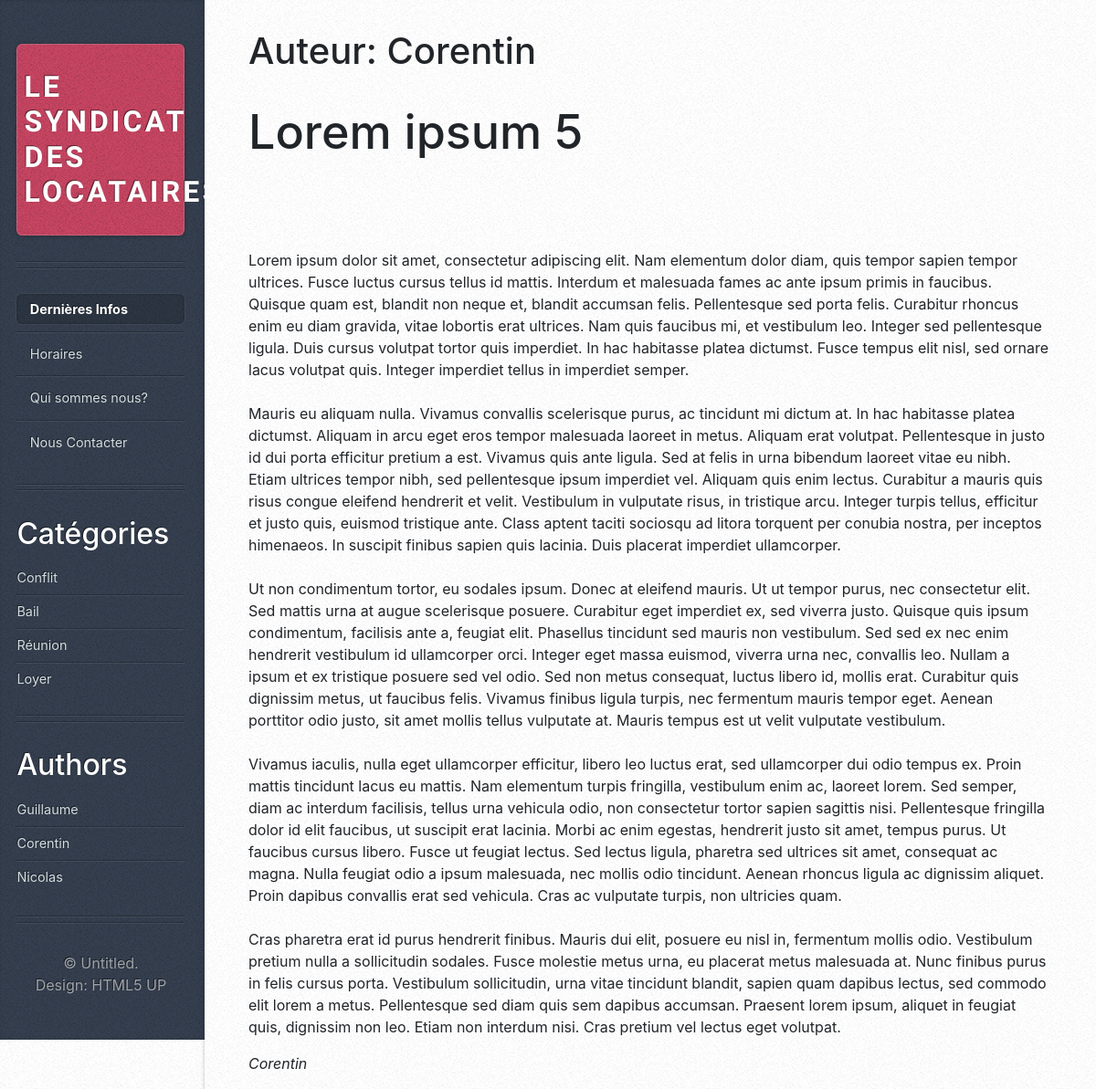
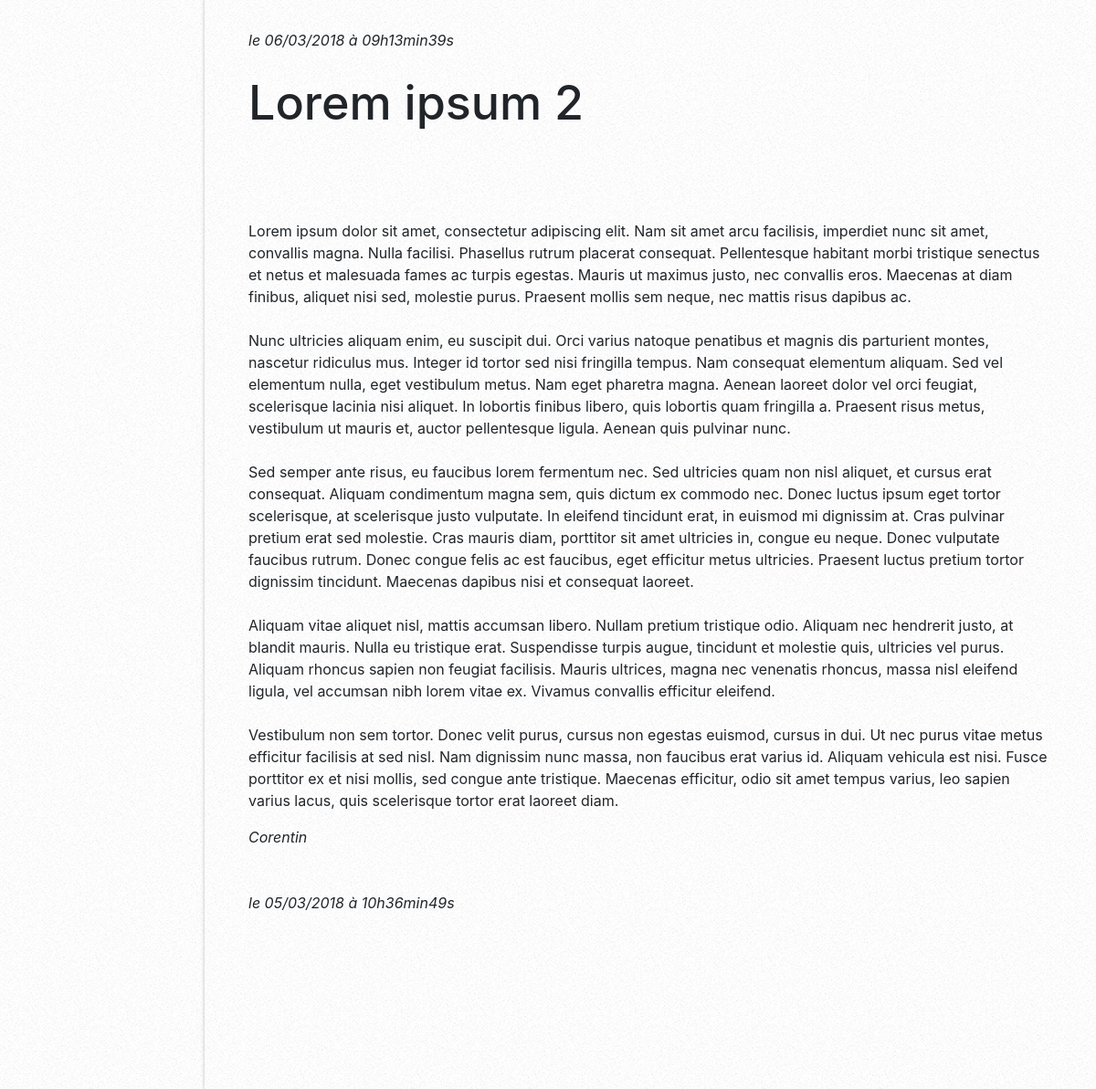
The page /index.php?action=filter&author=Corentin on the database its author committed (2 pictures, top to bottom).
### tables this page shows
CREATE TABLE `blog` (
  `id_article` int(11) NOT NULL,
  `title` varchar(256) NOT NULL,
  `content` longtext NOT NULL,
  `date_published` timestamp NOT NULL DEFAULT CURRENT_TIMESTAMP ON UPDATE CURRENT_TIMESTAMP,
  `author` varchar(50) NOT NULL
);

CREATE TABLE `categories` (
  `id_category` int(11) NOT NULL,
  `name_category` varchar(50) NOT NULL
);

### controller/frontend.php (called while the page is built, shortened)
<?php
require_once('model/ArticleManager.php');
require_once('model/ArticleFilterManager.php');
function filterByAuthor($authorName){
    $articleManager = new \Becode\Blog\Model\ArticleManager();
    $articles = $articleManager->getArticlesByAuthor($authorName);
    $articleFilterManager = new \Becode\Blog\Model\ArticleFilterManager();
    $categories = $articleFilterManager->getCategories();
    $articleFilterManager = new \Becode\Blog\Model\ArticleFilterManager();
    $authors = $articleFilterManager->getAuthors();
    $articleFilterManager = new \Becode\Blog\Model\ArticleFilterManager();
    $author = $articleFilterManager->getAuthor($authorName);
    require('view/frontend/filteredByAuthArticlesView.php');
}

### model/ArticleFilterManager.php (called while the page is built, shortened)
<?php
class ArticleFilterManager extends Manager{
    public function getCategories(){
        $db = $this->dbConnect();
        $req = $db->query('SELECT id_category, name_category FROM categories');
        return $req;
    }
    public function getAuthors(){
        $db = $this->dbConnect();
        $authors = $db->query('SELECT DISTINCT author FROM blog');
        return $authors;
    }
    public function getAuthor($authorName){
        $db = $this->dbConnect();
        $req = $db->prepare('SELECT author FROM blog WHERE author = ?');
        $req->execute(array($authorName));
        $author = $req->fetch();
        return $author;
    }
}

### model/ArticleManager.php (called while the page is built, shortened)
<?php
class ArticleManager extends Manager{
    public function getArticlesByAuthor($author){
        $db = $this->dbConnect();
        $filteredArticles = $db->prepare('SELECT title, content, author, DATE_FORMAT(date_published, \'%d/%m/%Y à %Hh%imin%ss\') AS date_published FROM blog WHERE author = ? ORDER BY date_published DESC LIMIT 0, 5');
        $filteredArticles->execute(array($author));
        return $filteredArticles;
    }
}

### view/frontend/filteredByAuthArticlesView.php (the view, shortened to what this page needs)
<div id="content">
    <div class="inner">
        <h1>Auteur: <?= ucfirst($author['author']) ?></h1>
<?php
while ($data = $articles->fetch()){
    ?>
    <article class="box post post-excerpt">
        <header>
            <h2><?= htmlspecialchars($data['title']) ?></h2>
        </header>
        <p>
            <?= nl2br(htmlspecialchars($data['content'])) ?><br />
        </p>
        <p><em><?= htmlspecialchars($data['author']) ?></em></p>
    </article>
    <em>le <?= $data['date_published'] ?></em>
    <?php
}
?>
    </div>
</div>
<?php require('template.php'); ?>

### view/frontend/sidebar.php (shortened to what this page needs)
<div id="sidebar">
    <h1 id="logo"><a href="#">LE SYNDICAT DES LOCATAIRES</a></h1>
    <nav id="nav">
        <ul>
            <li class="current"><a href="#">Dernières Infos</a></li>
            <li><a id="horaire">Horaires</a></li>
            <li><a id="quiSommesNous">Qui sommes nous?</a></li>
            <li><a id="nousContacter">Nous Contacter</a></li>
        </ul>
    </nav>
    <section class="box recent-comments">
        <header>
            <h2>Catégories</h2>
        </header>
        <ul>
        <?php
            while ($data = $categories->fetch()){
                ?>
                    <li><a href="index.php?action=filter&category=<?= $data['id_category'] ?>"><?= ucfirst(htmlspecialchars($data['name_category'])) ?></a></li>
                <?php
            }
        ?>
        </ul>
    </section>
    <section class="box recent-comments">
        <header>
            <h2>Authors</h2>
        </header>
        <ul>
        <?php
            while ($data = $authors->fetch()){
                ?>
                    <li><a href="index.php?action=filter&author=<?= $data['author'] ?>"><?= ucfirst(htmlspecialchars($data['author'])) ?></a></li>
                <?php
            }
        ?>
        </ul>
    </section>
    <ul id="copyright">
        <li>&copy; Untitled.</li><li>Design: <a href="http://html5up.net">HTML5 UP</a></li>
    </ul>
</div>

### public/css/style.css (style rules this page uses)
#horaire, #quiSommesNous, #nousContacter { cursor: pointer; }

### rows shown on the page
blog: title "Lorem ipsum 5", content "Lorem ipsum dolor sit amet, consectetur adipiscing elit. Nam elementum dolor diam, quis tempor sapien tempor ultrices. Fusce luctus cursus tellus id mattis. Interdum et malesuada fames ac ante ipsum primis in faucibus. Quisque quam est, blandit non neque et, blandit accumsan felis. Pellentesque sed porta felis. Curabitur rhoncus enim eu diam gravida, vitae lobortis erat ultrices. Nam quis faucibus mi, et vestibulum leo. Integer sed pellentesque ligula. Duis cursus volutpat tortor quis imperdiet. In hac habitasse platea dictumst. Fusce tempus elit nisl, sed ornare lacus volutpat quis. Integer imperdiet tellus in imperdiet semper. Mauris eu aliquam nulla. Vivamus convallis scelerisque purus,…", author "Corentin", date_published "06/03/2018 à 09h13min39s"
blog: title "Lorem ipsum 2", content "Lorem ipsum dolor sit amet, consectetur adipiscing elit. Nam sit amet arcu facilisis, imperdiet nunc sit amet, convallis magna. Nulla facilisi. Phasellus rutrum placerat consequat. Pellentesque habitant morbi tristique senectus et netus et malesuada fames ac turpis egestas. Mauris ut maximus justo, nec convallis eros. Maecenas at diam finibus, aliquet nisi sed, molestie purus. Praesent mollis sem neque, nec mattis risus dapibus ac. Nunc ultricies aliquam enim, eu suscipit dui. Orci varius natoque penatibus et magnis dis parturient montes, nascetur ridiculus mus. Integer id tortor sed nisi fringilla tempus. Nam consequat elementum aliquam. Sed vel elementum nulla, eget vestibulum metus. Nam…", author "Corentin", date_published "05/03/2018 à 10h36min49s"
categories: name_category "Conflit"
categories: name_category "Bail"
categories: name_category "Réunion"
categories: name_category "Loyer"

### other values the page prints
$author['author'] "Corentin"
$data['author'] "Guillaume"
$data['author'] "Corentin"
$data['author'] "Nicolas"
